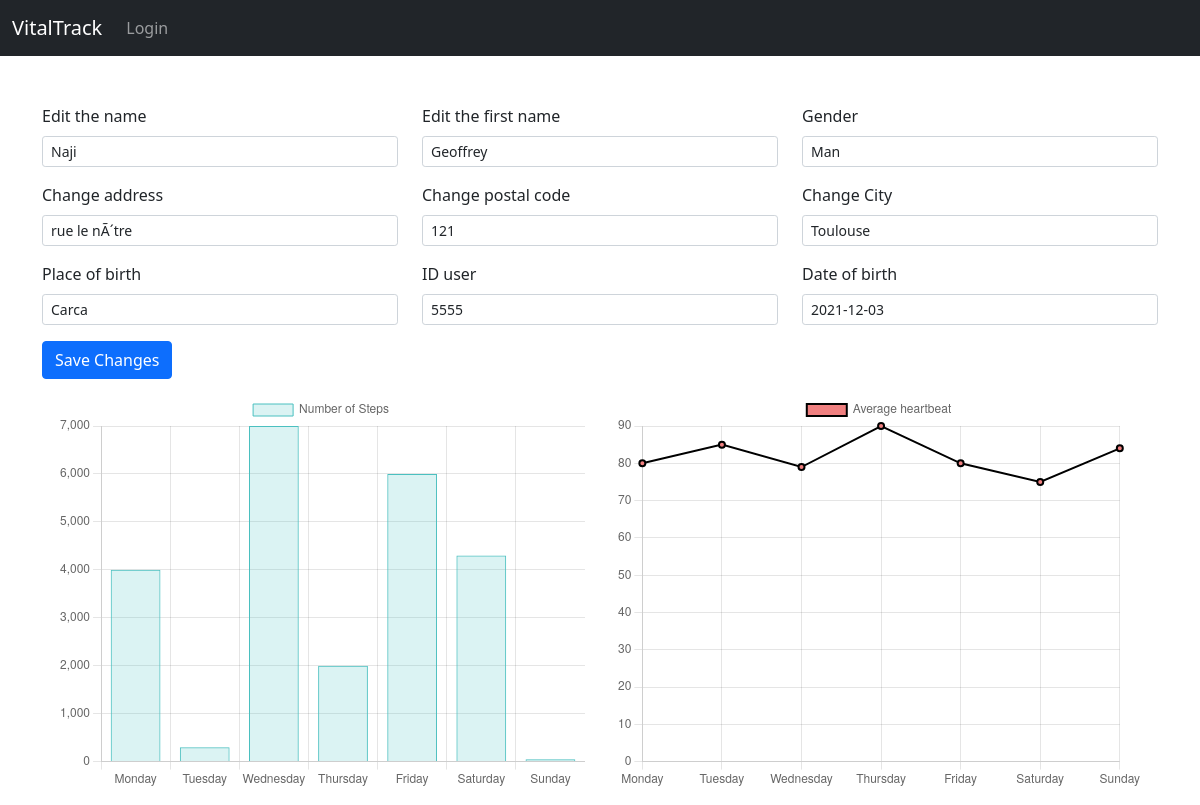
The app's page /modifier_usager.php?id=8 with its own data.
### tables this page shows
CREATE TABLE IF NOT EXISTS `usager` (
  `id_usager` int(11) NOT NULL AUTO_INCREMENT,
  `nom` varchar(50) DEFAULT NULL,
  `prenom` varchar(50) DEFAULT NULL,
  `civilite` varchar(50) DEFAULT NULL,
  `adresse` varchar(50) DEFAULT NULL,
  `cdp` varchar(5) DEFAULT NULL,
  `ville` varchar(50) DEFAULT NULL,
  `lieu_naiss` varchar(50) DEFAULT NULL,
  `num_secu` varchar(50) DEFAULT NULL,
  `num_secu0` int(11) DEFAULT NULL,
  `num_secu1` int(11) DEFAULT NULL,
  `num_secu2` int(11) DEFAULT NULL,
  `num_secu3` int(11) DEFAULT NULL,
  `num_secu4` int(11) DEFAULT NULL,
  `num_secu5` int(11) DEFAULT NULL,
  `num_secu6` int(11) DEFAULT NULL,
  `heartRateMonday` int(11) DEFAULT NULL,
  `heartRateTuesday` int(11) DEFAULT NULL,
  `heartRateWednesday` int(11) DEFAULT NULL,
  `heartRateThursday` int(11) DEFAULT NULL,
  `heartRateFriday` int(11) DEFAULT NULL,
  `heartRateSaturday` int(11) DEFAULT NULL,
  `heartRateSunday` int(11) DEFAULT NULL,
  `date_naiss` date DEFAULT NULL,
  `id_medecin` int(11) DEFAULT NULL,
  PRIMARY KEY (`id_usager`),
  KEY `id_medecin` (`id_medecin`)
);

### actions/usager/infoUsagerAction.php (called while the page is built, shortened)
<?php
require('actions/database.php');
if(isset($_GET['id']) AND !empty($_GET['id'])){
    $idusager = $_GET['id'];
    $verifierusagerexiste = $bdd->prepare('SELECT * FROM usager WHERE id_usager = ?');
    $req = $verifierusagerexiste->execute(array($idusager));
    if($verifierusagerexiste->rowCount() > 0){
        $usagerInfo = $verifierusagerexiste->fetch();
        $usager_nom = $usagerInfo['nom'];
        $usager_prenom = $usagerInfo['prenom'];
        $usager_adresse = $usagerInfo['adresse'];
        $usager_civilite = $usagerInfo['civilite'];
        $usager_cdp = $usagerInfo['cdp'];
        $usager_ville = $usagerInfo['ville'];
        $usager_lieu_naiss = $usagerInfo['lieu_naiss'];
        $usager_num_secu = $usagerInfo['num_secu'];
        $usager_num_secu0 = $usagerInfo['num_secu0'];
        $usager_num_secu1 = $usagerInfo['num_secu1'];
        $usager_num_secu2 = $usagerInfo['num_secu2'];
        $usager_num_secu3 = $usagerInfo['num_secu3'];
        $usager_num_secu4 = $usagerInfo['num_secu4'];
        $usager_num_secu5 = $usagerInfo['num_secu5'];
        $usager_num_secu6 = $usagerInfo['num_secu6'];
        $heartRateMonday = $usagerInfo['heartRateMonday'];
        $heartRateTuesday = $usagerInfo['heartRateTuesday'];
        $heartRateWednesday = $usagerInfo['heartRateWednesday'];
        $heartRateThursday = $usagerInfo['heartRateThursday'];
        $heartRateFriday = $usagerInfo['heartRateFriday'];
        $heartRateSaturday = $usagerInfo['heartRateSaturday'];
        $heartRateSunday = $usagerInfo['heartRateSunday'];
        $usager_date_naiss = $usagerInfo['date_naiss'];
    } else {
        $errorMsg = "Error: The user does not exist";
    }
} else {
    $errorMsg = "Error: Nonexistent ID";
}

### modifier_usager.php (the view, shortened to what this page needs)
<?php
require('actions/usager/infoUsagerAction.php');
?>
<!DOCTYPE html>
<html lang="fr">
<?php include 'inclure/head.php'; ?>
<body class="bl">
    <?php include 'inclure/navbar.php'; ?>
    <br><br>
    <div class="container">
        <?php if(isset($usagerInfo)) { ?>
            <form method="POST">
                <div class="row">
                    <div class="col-md-4">
                        <div class="mb-3">
                            <label class="form-label">Edit the name</label>
                            <input type="text" class="form-control form-control-sm" name="nom" value="<?= $usager_nom; ?>">
                        </div>
                    </div>
                    <div class="col-md-4">
                        <div class="mb-3">
                            <label class="form-label">Edit the first name</label>
                            <input type="text" class="form-control form-control-sm" name="prenom" value="<?= $usager_prenom; ?>">
                        </div>
                    </div>
                    <div class="col-md-4">
                        <div class="mb-3">
                            <label class="form-label">Gender</label>
                            <input type="text" class="form-control form-control-sm" name="civilite" value="<?= $usager_civilite; ?>">
                        </div>
                    </div>
                </div>
                <div class="row">
                    <div class="col-md-4">
                        <div class="mb-3">
                            <label class="form-label">Change address</label>
                            <input type="text" class="form-control form-control-sm" name="adresse" value="<?= $usager_adresse; ?>">
                        </div>
                    </div>
                    <div class="col-md-4">
                        <div class="mb-3">
                            <label class="form-label">Change postal code</label>
                            <input type="text" class="form-control form-control-sm" name="cdp" value="<?= $usager_cdp; ?>">
                        </div>
                    </div>
                    <div class="col-md-4">
                        <div class="mb-3">
                            <label class="form-label">Change City</label>
                            <input type="text" class="form-control form-control-sm" name="ville" value="<?= $usager_ville; ?>">
                        </div>
                    </div>
                </div>
                <div class="row">
                    <div class="col-md-4">
                        <div class="mb-3">
                            <label class="form-label">Place of birth</label>
                            <input type="text" class="form-control form-control-sm" name="lieu_naiss" value="<?= $usager_lieu_naiss; ?>">
                        </div>
                    </div>
                    <div class="col-md-4">
                        <div class="mb-3">
                            <label class="form-label">ID user</label>
                            <input type="text" class="form-control form-control-sm" name="num_secu" value="<?= $usager_num_secu; ?>">
                        </div>
                    </div>
                    <div class="col-md-4">
                        <div class="mb-3">
                            <label class="form-label">Date of birth</label>
                            <input type="text" class="form-control form-control-sm" name="date_naiss" value="<?= $usager_date_naiss; ?>">
                        </div>
                    </div>
                </div>
                <button type="submit" class="btn btn-primary" name="validate">Save Changes</button>
            </form>
            <div class="chart-container">
                <div class="chart-column">
                    <canvas id="numSecuChart" width="200" height="150"></canvas>
                </div>
                <div class="chart-column">
                    <canvas id="heartRate" width="200" height="150"></canvas>
                </div>
            </div>
        <?php } ?>
    </div>
    <script>
        document.addEventListener("DOMContentLoaded", function () {
            var stepsData = [
                <?= $usager_num_secu0; ?>,
                <?= $usager_num_secu1; ?>,
                <?= $usager_num_secu2; ?>,
                <?= $usager_num_secu3; ?>,
                <?= $usager_num_secu4; ?>,
                <?= $usager_num_secu5; ?>,
                <?= $usager_num_secu6; ?>
            ];
            var heartRateData = [
                <?= $heartRateMonday; ?>,
                <?= $heartRateTuesday; ?>,
                <?= $heartRateWednesday; ?>,
                <?= $heartRateThursday; ?>,
                <?= $heartRateFriday; ?>,
                <?= $heartRateSaturday; ?>,
                <?= $heartRateSunday; ?>
            ];
            var ctx = document.getElementById("numSecuChart").getContext("2d");
            var myChart = new Chart(ctx, {
                type: "bar",
                data: {
                    labels: ["Monday", "Tuesday", "Wednesday", "Thursday", "Friday", "Saturday", "Sunday"],
                    datasets: [
                        {
                            label: "Number of Steps",
                            data: stepsData,
                            backgroundColor: "rgba(75, 192, 192, 0.2)",
                            borderColor: "rgba(75, 192, 192, 1)",
                            borderWidth: 1,
                        },
                    ],
                },
                options: {
                    scales: {
                        y: {
                            beginAtZero: true,
                        },
                    },
                },
            });
            var ctx = document.getElementById("heartRate").getContext("2d");
            var myChart = new Chart(ctx, {
                type: "line",
                data: {
                    labels: ["Monday", "Tuesday", "Wednesday", "Thursday", "Friday", "Saturday", "Sunday"],
                    datasets: [
                        {
                            label: "Average heartbeat",
                            data: heartRateData,
                            backgroundColor: "rgb(240, 128, 128)",
                            borderColor: "rgba(0,0,0)",
                            borderWidth: 2,
                        },
                    ],
                },
                options: {
                    scales: {
                        y: {
                            beginAtZero: true,
                        },
                    },
                },
            });
        });
    </script>
</body>
</html>

### style.css (style rules this page uses)
body { background-color: black; }
.bl { background-color: white; box-shadow: none; }
.chart-container { display: flex; justify-content: space-between; }
.chart-column { flex: 1; padding: 15px; }

### records on screen
usager: nom "Naji", prenom "Geoffrey", civilite "Man", adresse "rue le nÃ´tre", cdp "121", ville "Toulouse", lieu_naiss "Carca", num_secu "5555", date_naiss "2021-12-03"

### other values on screen
chart data {{ $usager_num_secu0 }} 4000
chart data {{ $usager_num_secu1 }} 300
chart data {{ $usager_num_secu2 }} 7000
chart data {{ $usager_num_secu3 }} 2000
